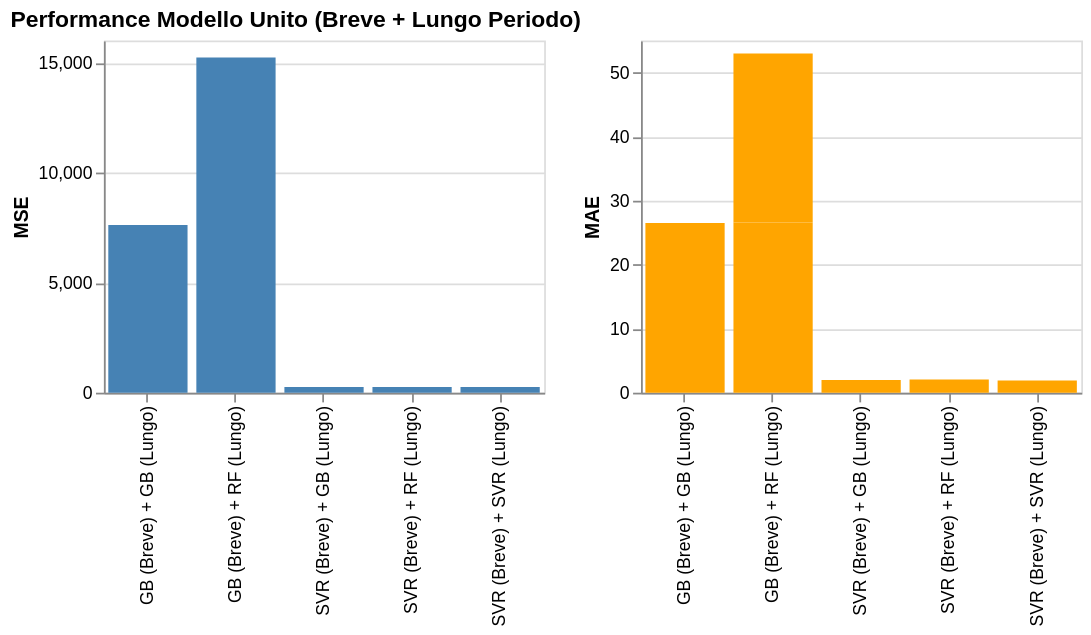

Express this chart as Vega-Lite.
### Vega-Lite specification from a JSON file in a GitHub repository (floating-point values rounded to 4 significant figures)
{"$schema": "https://vega.github.io/schema/vega-lite/v4.17.0.json", "config": {"view": {"continuousHeight": 300, "continuousWidth": 400}}, "data": {"name": "data-3cf3269e4c1e1a715896c025d575a2cd"}, "datasets": {"data-3cf3269e4c1e1a715896c025d575a2cd": [{"MAE": 26.56, "MSE": 7614.0, "Modello": "GB (Breve) + RF (Lungo)"}, {"MAE": 26.5, "MSE": 7614.0, "Modello": "GB (Breve) + GB (Lungo)"}, {"MAE": 26.4, "MSE": 7613.0, "Modello": "GB (Breve) + RF (Lungo)"}, {"MAE": 2.056, "MSE": 257.5, "Modello": "SVR (Breve) + RF (Lungo)"}, {"MAE": 1.992, "MSE": 257.1, "Modello": "SVR (Breve) + GB (Lungo)"}, {"MAE": 1.897, "MSE": 256.7, "Modello": "SVR (Breve) + SVR (Lungo)"}]}, "hconcat": [{"encoding": {"color": {"value": "steelblue"}, "x": {"field": "Modello", "title": "", "type": "nominal"}, "y": {"field": "MSE", "type": "quantitative"}}, "height": 200, "mark": "bar", "width": 250}, {"encoding": {"color": {"value": "orange"}, "x": {"field": "Modello", "title": "", "type": "nominal"}, "y": {"field": "MAE", "type": "quantitative"}}, "height": 200, "mark": "bar", "width": 250}], "title": "Performance Modello Unito (Breve + Lungo Periodo)"}
